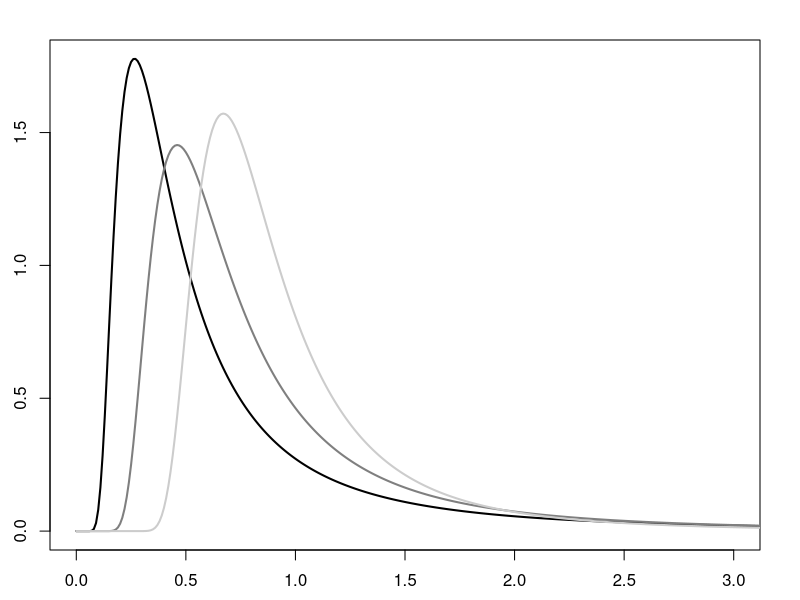
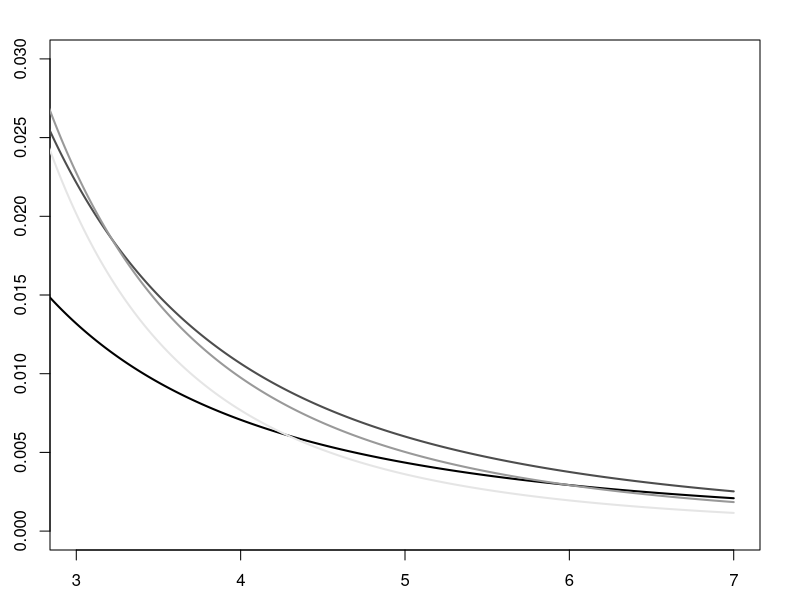
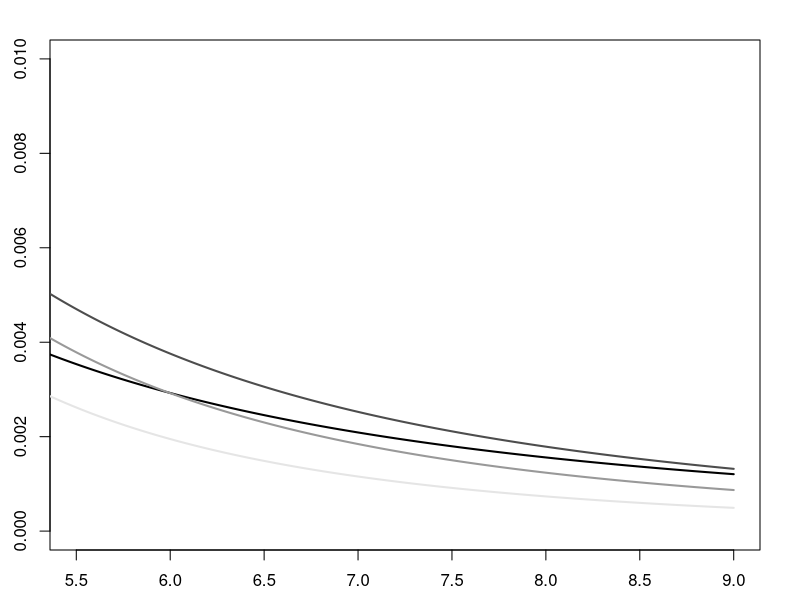

The R source for these figures, in order:
library(evd)
par(mfrow=c(1,1), mar=c(2.5,2.5,2,2))
r <- 1.5
xdata <- seq(from=0, to=7, by=0.01)
theo.den <- dfrechet(xdata, loc = 0, scale = 1 / gamma(1 - 1 / r), shape = r, log = FALSE)

plot(theo.den~xdata, type="l", col="black", lwd=2, ylim=c(0, max(theo.den)), xlim=c(0,3), ann=FALSE)

r <- 2
theo.den <- dfrechet(xdata, loc = 0, scale = 1 / gamma(1 - 1 / r), shape = r, log = FALSE)
lines(theo.den~xdata, col="gray50", lwd=2)

r <- 3
theo.den <- dfrechet(xdata, loc = 0, scale = 1 / gamma(1 - 1 / r), shape = r, log = FALSE)
lines(theo.den~xdata, col="gray80", lwd=2)





r <- 1.2
xdata <- seq(from=0, to=7, by=0.01)
theo.den <- dfrechet(xdata, loc = 0, scale = 1 / gamma(1 - 1 / r), shape = r, log = FALSE)

plot(theo.den~xdata, type="l", col="black", lwd=2, ylim=c(0, 0.03), xlim=c(3,7))

r <- 1.6
theo.den <- dfrechet(xdata, loc = 0, scale = 1 / gamma(1 - 1 / r), shape = r, log = FALSE)
lines(theo.den~xdata, col="gray30", lwd=2)

r <- 2
theo.den <- dfrechet(xdata, loc = 0, scale = 1 / gamma(1 - 1 / r), shape = r, log = FALSE)
lines(theo.den~xdata, col="gray60", lwd=2)

r <- 2.4
theo.den2 <- dfrechet(xdata, loc = 0, scale = 1 / gamma(1 - 1 / r), shape = r, log = FALSE)
lines(theo.den2~xdata, col="gray90", lwd=2)

# r <- 3
# theo.den <- dfrechet(xdata, loc = 0, scale = 1 / gamma(1 - 1 / r), shape = r, log = FALSE)
# lines(theo.den~xdata, col="darkblue", lwd=2)
# r <- 4
# theo.den <- dfrechet(xdata, loc = 0, scale = 1 / gamma(1 - 1 / r), shape = r, log = FALSE)
# lines(theo.den~xdata, col="blue3", lwd=2)
# r <- 5
# theo.den2 <- dfrechet(xdata, loc = 0, scale = 1 / gamma(1 - 1 / r), shape = r, log = FALSE)
# lines(theo.den2~xdata, col="dodgerblue", lwd=2)
# r <- 10
# theo.den2 <- dfrechet(xdata, loc = 0, scale = 1 / gamma(1 - 1 / r), shape = r, log = FALSE)
# lines(theo.den2~xdata, col="skyblue", lwd=2)

r <- 1.2
xdata <- seq(from=0, to=9, by=0.01)
theo.den <- dfrechet(xdata, loc = 0, scale = 1 / gamma(1 - 1 / r), shape = r, log = FALSE)

plot(theo.den~xdata, type="l", col="black", lwd=2, ylim=c(0, 0.01), xlim=c(5.5,9))

r <- 1.6
theo.den <- dfrechet(xdata, loc = 0, scale = 1 / gamma(1 - 1 / r), shape = r, log = FALSE)
lines(theo.den~xdata, col="gray30", lwd=2)

r <- 2
theo.den <- dfrechet(xdata, loc = 0, scale = 1 / gamma(1 - 1 / r), shape = r, log = FALSE)
lines(theo.den~xdata, col="gray60", lwd=2)

r <- 2.4
theo.den2 <- dfrechet(xdata, loc = 0, scale = 1 / gamma(1 - 1 / r), shape = r, log = FALSE)
lines(theo.den2~xdata, col="gray90", lwd=2)
